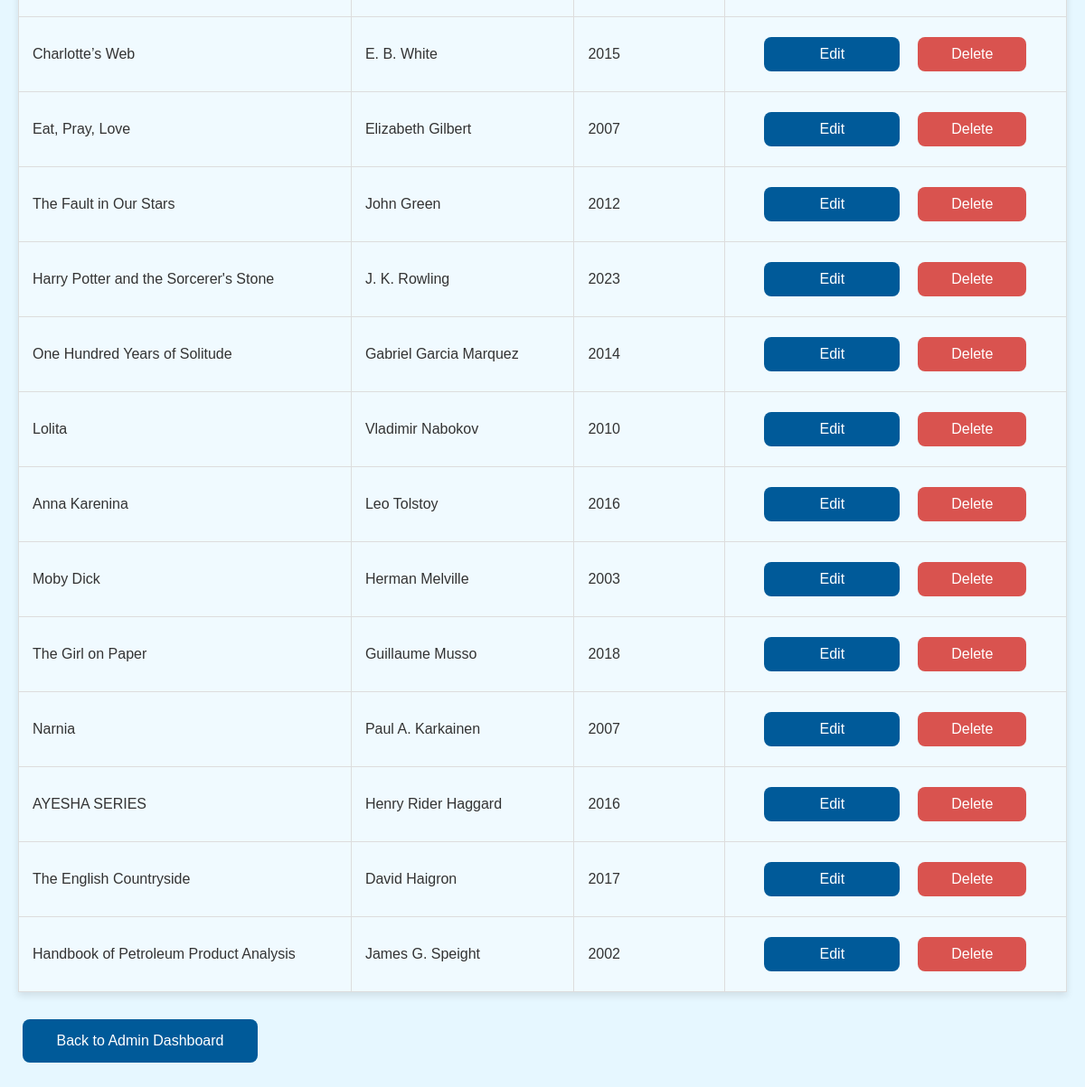
/manage-books/ (signed in, lower part), run on an earlier commit of the app's database.
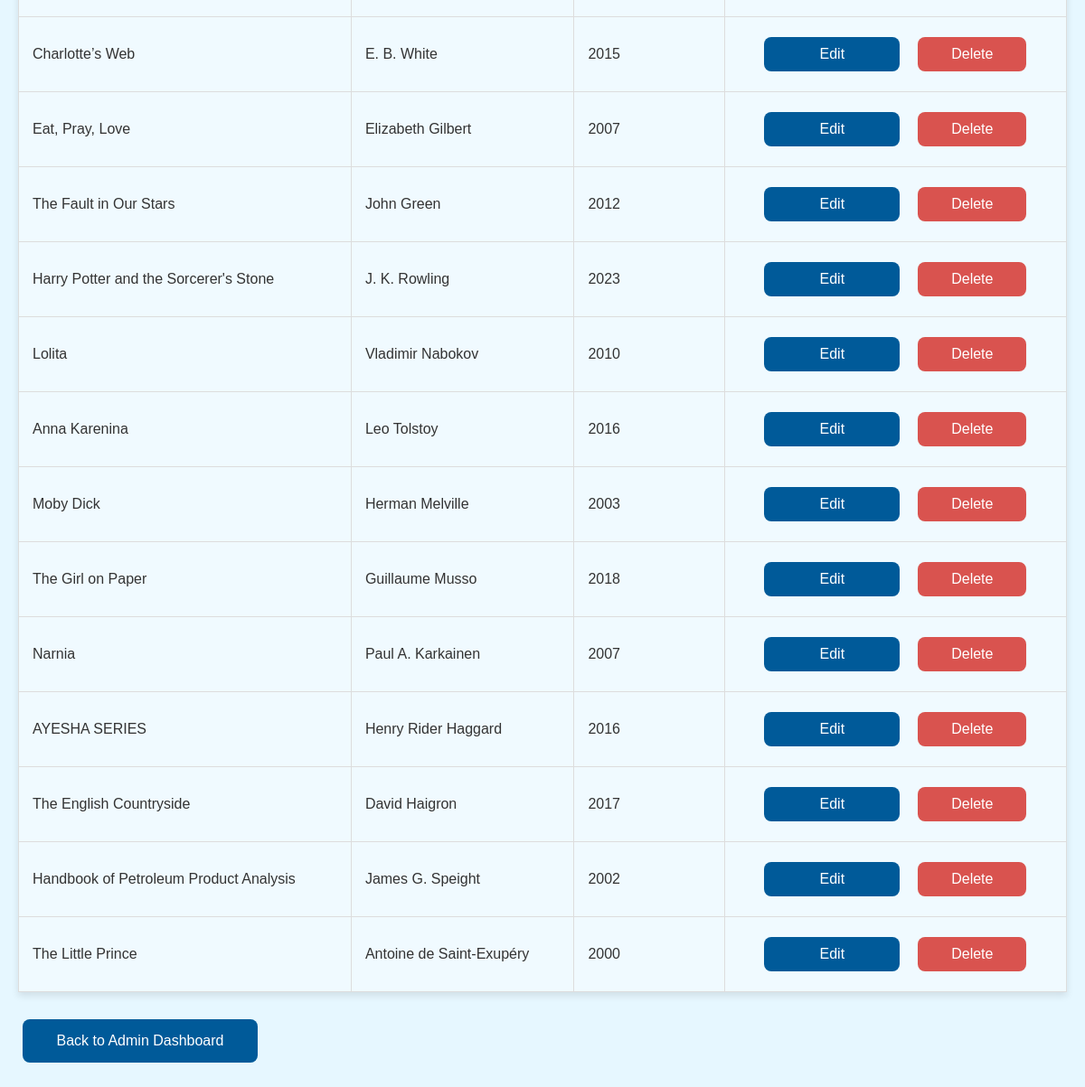
And on a later commit of the database.
### library/models.py (models this page shows, shortened)
class Book(models.Model):
    book_id = models.AutoField(primary_key=True)
    title = models.CharField(max_length=255)
    author = models.CharField(max_length=255)
    description = models.TextField(blank=True, null=True)
    published_year = models.IntegerField(blank=True, null=True)
    language = models.CharField(max_length=50, blank=True, null=True)
    cover_image_url = models.URLField(max_length=500, blank=True, null=True)
    original_language = models.CharField(max_length=50, blank=True, null=True)
    genres = models.ManyToManyField(Genre, related_name="books", db_table="bookgenres")
    created_at = models.DateTimeField(auto_now_add=True, null=True, blank=True)
    class Meta:
        db_table = 'books'

### library/views.py (the view)
# urls.py: path('manage-books/', manage_books, name='manage_books'),
@user_passes_test(lambda u: u.is_staff)
def manage_books(request):
    books = Book.objects.all()
    if request.method == 'POST' and 'delete_book_id' in request.POST:
        book_id = request.POST.get('delete_book_id')
        book = get_object_or_404(Book, book_id=book_id)
        book.delete()
        return redirect('manage_books')
    return render(request, 'manage_books.html', {'books': books})

### templates/manage_books.html (shortened to what this page needs)
{% extends 'base.html' %}
{% block content %}
<div class="table-container">
    <table class="styled-table">
        <tbody>
            {% for book in books %}
            <tr>
                <td>{{ book.title }}</td>
                <td>{{ book.author }}</td>
                <td>{{ book.published_year }}</td>
                <td>
                    <div class="table-actions">
                        <a href="{% url 'edit_book' book.book_id %}" class="button">Edit</a>
                        <form method="post" action="{% url 'delete_book' book.book_id %}">
                            <button type="submit" class="button delete">Delete</button>
                        </form>
                    </div>
                </td>
            </tr>
            {% endfor %}
        </tbody>
    </table>
</div>
<div style="margin-top: 20px;">
    <a href="{% url 'admin_dashboard' %}" class="button">Back to Admin Dashboard</a>
</div>
{% endblock %}

### templates/base.html (shortened to what this page needs)
{% load static %}
<!DOCTYPE html>
<html lang="en">
<head>
  <link rel="stylesheet" href="{% static 'css/styles.css' %}">
</head>
<body>
  <div class="container">
    {% block content %}
    {% endblock %}
  </div>
</body>
</html>

### static/css/styles.css (style rules this page uses)
body { font-family: 'Arial', sans-serif; background-color: #e6f7ff; color: #333; margin: 0; padding: 0; }
.styled-table { width: 100%; border-collapse: collapse; margin: 20px 0; font-size: 1rem; text-align: left; box-shadow: 0 4px 8px rgba(0, 0, 0, 0.1); }
.styled-table tbody tr { background-color: #f0faff; transition: all 0.3s; }
.container { max-width: 1200px; margin: 0 auto; padding: 20px; text-align: left; }
.table-actions { display: flex; justify-content: center; gap: 10px; }
.table-actions .delete { background-color: #d9534f; }

### templates/base.html (style rules this page uses)
body { margin: 0; font-family: 'Arial', sans-serif; background-color: #e6f7ff; color: #333; }
.container { max-width: 1200px; margin: 0 auto; padding: 20px; }

What changed in the data, as far as the page shows it:
removed Book: title "One Hundred Years of Solitude", author "Gabriel Garcia Marquez", published_year "2014"
added Book: title "The Little Prince", author "Antoine de Saint-Exupéry", published_year "2000"
